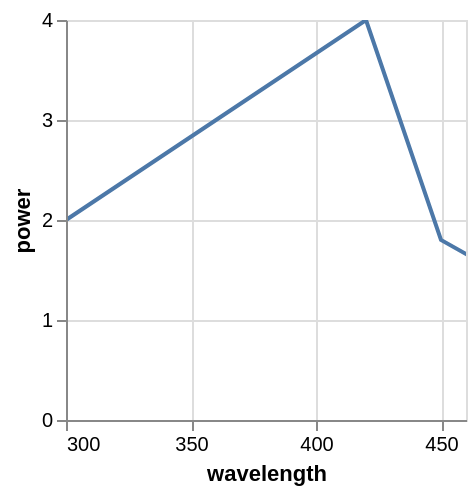

The Vega-Lite source for this figure:
### Vega specification from a JSON file in a GitHub repository (floating-point values rounded to 4 significant figures)
{"$schema": "https://vega.github.io/schema/vega/v5.json", "autosize": "pad", "padding": 5, "width": 200, "height": 200, "style": "cell", "data": [{"name": "source_0", "values": [{"wavelength": 250, "power": 1}, {"wavelength": 300, "power": 2}, {"wavelength": 420, "power": 4}, {"wavelength": 450, "power": 1.8}, {"wavelength": 500, "power": 1.1}]}, {"name": "data_0", "source": "source_0", "transform": [{"type": "formula", "expr": "toNumber(datum[\"wavelength\"])", "as": "wavelength"}, {"type": "formula", "expr": "toNumber(datum[\"power\"])", "as": "power"}]}], "marks": [{"name": "marks", "type": "line", "clip": true, "style": ["line"], "sort": {"field": "datum[\"wavelength\"]", "order": "descending"}, "from": {"data": "data_0"}, "encode": {"update": {"stroke": {"value": "#4c78a8"}, "tooltip": {"signal": "{\"wavelength\": format(datum[\"wavelength\"], \"\"), \"power\": format(datum[\"power\"], \"\")}"}, "x": {"scale": "x", "field": "wavelength"}, "y": {"scale": "y", "field": "power"}, "defined": {"signal": "datum[\"wavelength\"] !== null && !isNaN(datum[\"wavelength\"]) && datum[\"power\"] !== null && !isNaN(datum[\"power\"])"}}}}], "scales": [{"name": "x", "type": "linear", "domain": [300, 450], "range": [0, {"signal": "width"}], "nice": true, "zero": false}, {"name": "y", "type": "linear", "domain": {"data": "data_0", "field": "power"}, "range": [{"signal": "height"}, 0], "nice": true, "zero": true}], "axes": [{"scale": "x", "orient": "bottom", "grid": false, "title": "wavelength", "labelFlush": true, "labelOverlap": true, "tickCount": {"signal": "ceil(width/40)"}, "zindex": 1}, {"scale": "x", "orient": "bottom", "gridScale": "y", "grid": true, "tickCount": {"signal": "ceil(width/40)"}, "domain": false, "labels": false, "maxExtent": 0, "minExtent": 0, "ticks": false, "zindex": 0}, {"scale": "y", "orient": "left", "grid": false, "title": "power", "labelOverlap": true, "tickCount": {"signal": "ceil(height/40)"}, "zindex": 1}, {"scale": "y", "orient": "left", "gridScale": "x", "grid": true, "tickCount": {"signal": "ceil(height/40)"}, "domain": false, "labels": false, "maxExtent": 0, "minExtent": 0, "ticks": false, "zindex": 0}]}
